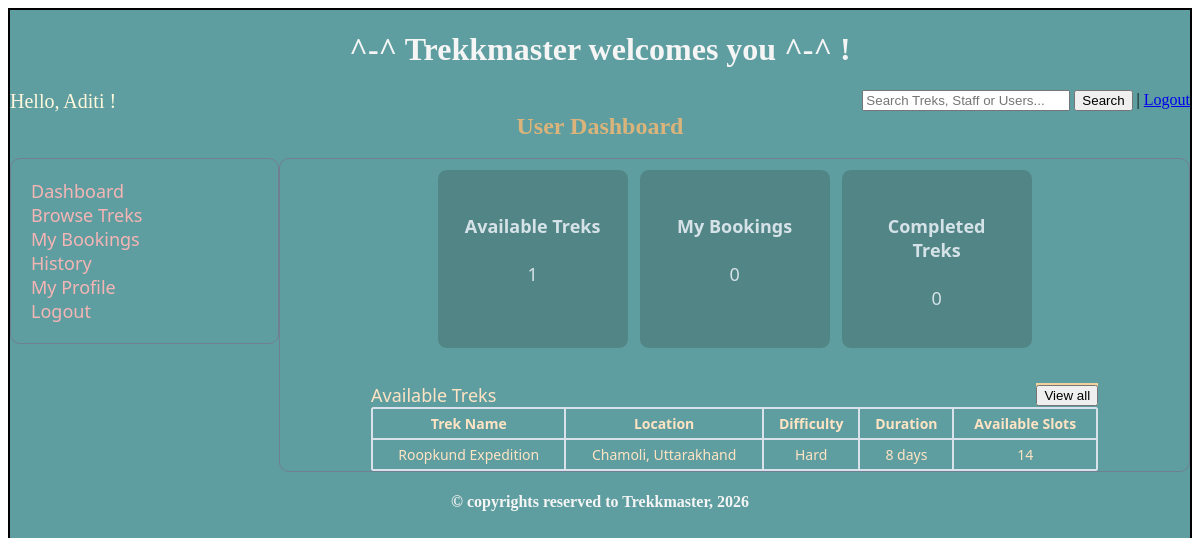
The page /user (signed in) on the database as committed earlier.
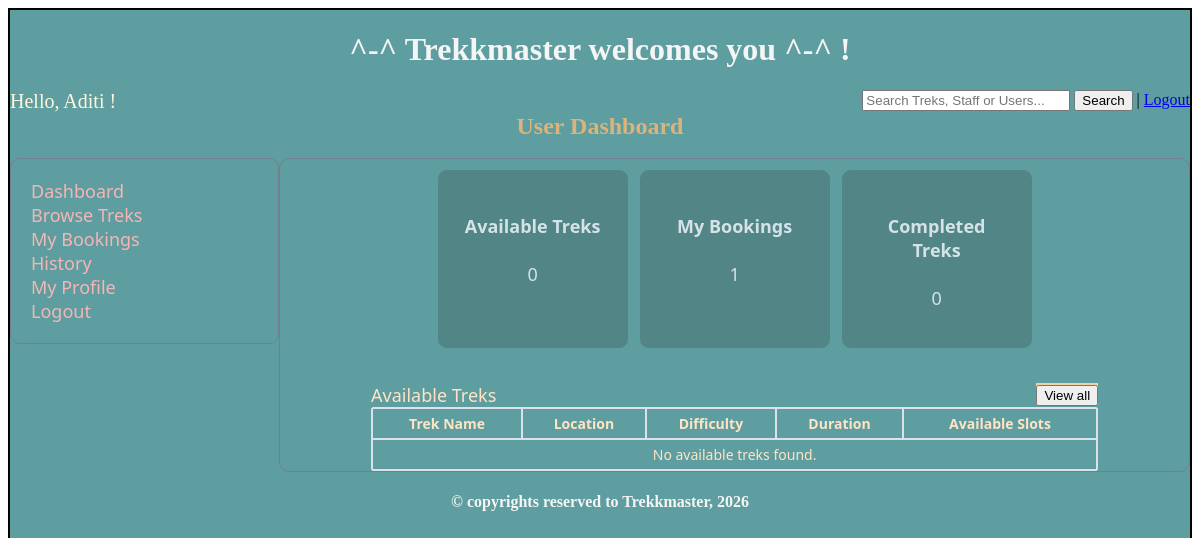
The same page on the database as committed later.
### models.py (models this page shows)
class Trek(db.Model):
    __tablename__='trek'
    trek_id = db.Column(db.Integer, primary_key=True, autoincrement=True)
    trek_name = db.Column(db.String, unique = True, nullable = False)
    location = db.Column(db.String, nullable = False)
    difficulty = db.Column(db.Integer, nullable=False, default=0)  #0-easy, 1-moderate, 2- hard
    staff_assigned = db.Column(db.Integer, db.ForeignKey('staff.staff_id'), nullable = False)
    status = db.Column(db.Integer, nullable=False, default=0)  #0-open, 1-closed, 2- completed
    duration = db.Column(db.Integer, nullable = False)
    description = db.Column(db.String, nullable = False)
    av_slots = db.Column(db.Integer, nullable = False)
    st_date = db.Column(db.Date, nullable = False)
    en_date = db.Column(db.Date, nullable = False)
    bookings = db.relationship("Bookings", cascade="all, delete", backref="trek")

### controller.py (the view)
@app.route('/user')
def user_dash():
    user_id = session.get('user_id')
    if not user_id:
        return redirect(url_for('user_signin'))
    trekker = Trekker.query.filter_by(user_id=user_id).first()
    if not trekker:
        return redirect(url_for('user_signin'))
    booked_trek_ids = [b.trek_id for b in Bookings.query.filter_by(trekker_id=trekker.trekker_id).filter(Bookings.status != 1).all()]
    all_active_treks = Trek.query.filter(Trek.status == 0, Trek.av_slots > 0)
    unbooked_treks = [t for t in all_active_treks if t.trek_id not in booked_trek_ids]
    available_treks_count = len(unbooked_treks)
    available_treks = unbooked_treks[:3]
    my_bookings_count = Bookings.query.filter_by(trekker_id=trekker.trekker_id, status=0).count()
    completed_treks_count = Bookings.query.filter_by(trekker_id=trekker.trekker_id, status=2).count()
    return render_template("user_dash.html", user_name=trekker.full_name, available_treks_count=available_treks_count,
        my_bookings_count=my_bookings_count, completed_treks_count=completed_treks_count, available_treks=available_treks)

### templates/user_dash.html (shortened to what the changed rows need)
<!DOCTYPE html>
<html lang="en">
<head>
    <link rel="stylesheet" href="/static/main.css">
</head>
<body>
    <div class="container">
        <div class="center">
            <h1>^-^ Trekkmaster welcomes you ^-^ !</h1>
        </div>
        <h2 class="heading">User Dashboard</h2>
        <br>
        <div style="display: flex;">
            <div class="dash_style">
                <div style="display:flex; justify-content: center; gap:10px; margin-bottom: 10px; margin-top: 10px;">
                    <div class="single-metrics-card">
                        <h4>Available Treks</h4>
                        <p>{{ available_treks_count }}</p>
                    </div>
                    <div class="single-metrics-card">
                        <h4>My Bookings</h4>
                        <p>{{ my_bookings_count }}</p>
                    </div>
                </div>
                <br>
                <table class="table" name="Recent Treks">
                    <caption>
                        <div style="display: flex; justify-content: space-between; width: 100%">
                            <span style="text-align: left; font-size: 18px;">Available Treks</span> <span
                                style="text-align:right;"><a href="{{ url_for('browse_treks') }}" class="button"></a></span>
                        </div>
                    </caption>
                    <tr>
                        <th>Trek Name</th>
                        <th>Location</th>
                        <th>Difficulty</th>
                        <th>Duration</th>
                        <th>Available Slots</th>
                    </tr>
                    {% if available_treks %}
                    {% for trek in available_treks %}
                    <tr>
                        <td>{{ trek.trek_name }}</td>
                        <td>{{ trek.location }}</td>
                        <td>
                            {% if trek.difficulty == 0 %}Easy
                            {% elif trek.difficulty == 1 %}Moderate
                            {% elif trek.difficulty == 2 %}Hard
                            {% endif %}
                        </td>
                        <td>{{ trek.duration }} days</td>
                        <td>{{ trek.av_slots }}</td>
                    </tr>
                    {% endfor %}
                    {% else %}
                    <tr>
                        <td colspan="5">No available treks found.</td>
                    </tr>
                    {% endif %}
                </table>
            </div>
        </div>
    </div>
</body>
</html>

Rows that differ between the two databases and show on the page:
no longer on this page (row edited): Trek: trek_name "Roopkund Expedition", location "Chamoli, Uttarakhand", difficulty "Hard", duration "8", av_slots "14"
Other text that changed with them:
{{ available_treks_count }}: "1" → "0"
{{ my_bookings_count }}: "0" → "1"
text now shown: "No available treks found."
